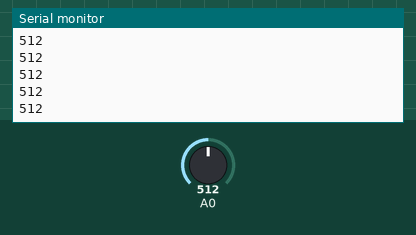
Simulated run of this sketch. Board: Arduino Uno, built with avr-gcc and run on an emulated ATmega328P. On the bench: the last lines printed to the serial monitor. The test bench sets the inputs (shaded band); at power-on: A0 = 512.

Above: at 6.2 s.
6.3 s: A0 set to 716
At 6.31 s:
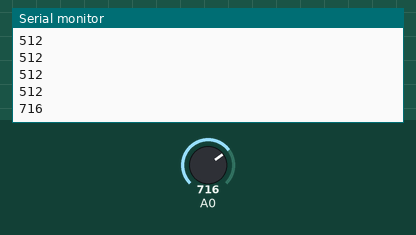
7.8 s: A0 set to 900
At 7.81 s:
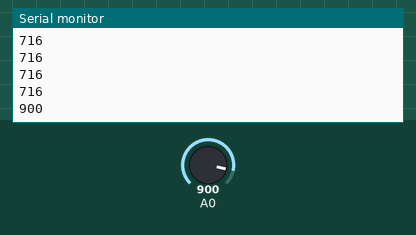
Timing chart, 0 to 10.8 s (numbered marks = the images above; inputs shaded):
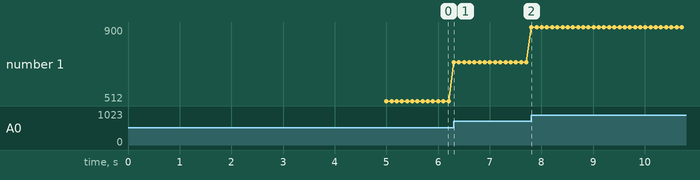

The sketch:

medic_analogReading.ino
```cpp
void setup() {

  Serial.begin(38400);
  delay(5000);
}

int i = 0;
void loop() {


  int sensorValue = analogRead(A0);
  Serial.println(sensorValue);
  delay(100);
}
```

Measured:
- after the input at 6.3 s, the serial monitor: prints a new line at once (image 1)
- after the input at 7.8 s, the serial monitor: prints a new line at once (image 2)
- plotted number 1: 512 → 716 after the input at 6.3 s, 716 → 900 after the input at 7.8 s
